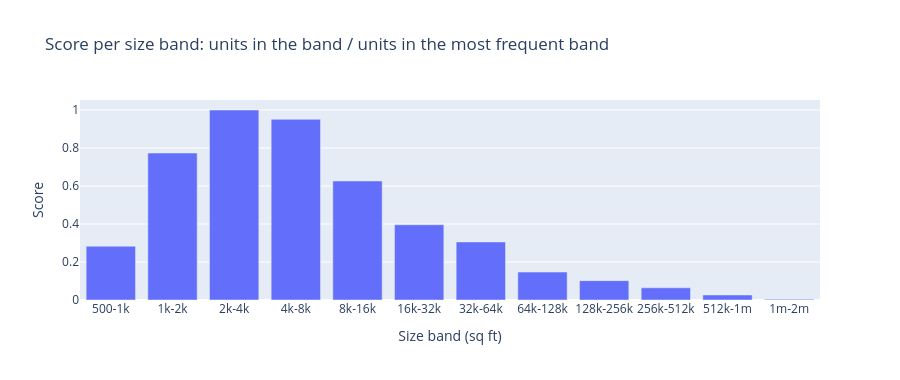

Notebook cell for this chart:
### Markdown cell above
## 3. A size score

The same idea as the age score: count portfolio units in **size bands**, and divide by the count in the most frequent
band, so the most common size scores 1. Because size is compared on a log scale, the bands **double** in width
(500-1k, 1k-2k, 2k-4k sq ft, ...), so each band is the same width on the log scale.

### Code cell
edges = 500 * 2.0 ** np.arange(0, 13)  # 500, 1,000, 2,000, ... 2,048,000 sq ft


def short(sqft):
    """Readable band edge: 500, 1k, 2k, ... 512k, 1m, 2m."""
    if sqft < 1_000:
        return f"{sqft:.0f}"
    return f"{sqft / 1e6:.0f}m" if sqft >= 1e6 else f"{sqft / 1e3:.0f}k"


band_labels = [f"{short(lo)}-{short(hi)}" for lo, hi in zip(edges[:-1], edges[1:])]
size_band = pd.cut(size, edges, right=False, labels=band_labels)
per_band = size_band.value_counts(sort=False)
band_score = per_band / per_band.max()

fig = px.bar(x=band_labels, y=band_score.values, height=380,
             title="Score per size band: units in the band / units in the most frequent band",
             labels={"x": "Size band (sq ft)", "y": "Score"})
fig.update_xaxes(type="category")
fig.show()
pd.DataFrame({"units": per_band, "score": band_score.round(2)}).T

### Figure 1 — Plotly figure (JSON) as saved in the notebook; plotly's stock layout.template omitted (floating-point values rounded to 4 significant figures)
{"data": [{"hovertemplate": "Size band (sq ft)=%{x}<br>Score=%{y}<extra></extra>", "legendgroup": "", "marker": {"color": "#636efa", "pattern": {"shape": ""}}, "name": "", "orientation": "v", "showlegend": false, "textposition": "auto", "type": "bar", "x": ["500-1k", "1k-2k", "2k-4k", "4k-8k", "8k-16k", "16k-32k", "32k-64k", "64k-128k", "128k-256k", "256k-512k", "512k-1m", "1m-2m"], "xaxis": "x", "y": [0.283, 0.7736, 1.0, 0.9509, 0.6264, 0.3962, 0.3057, 0.1472, 0.1019, 0.06415, 0.02642, 0.003774], "yaxis": "y"}], "layout": {"barmode": "relative", "height": 380, "legend": {"tracegroupgap": 0}, "title": {"text": "Score per size band: units in the band / units in the most frequent band"}, "xaxis": {"anchor": "y", "domain": [0.0, 1.0], "title": {"text": "Size band (sq ft)"}, "type": "category"}, "yaxis": {"anchor": "x", "domain": [0.0, 1.0], "title": {"text": "Score"}}}}
